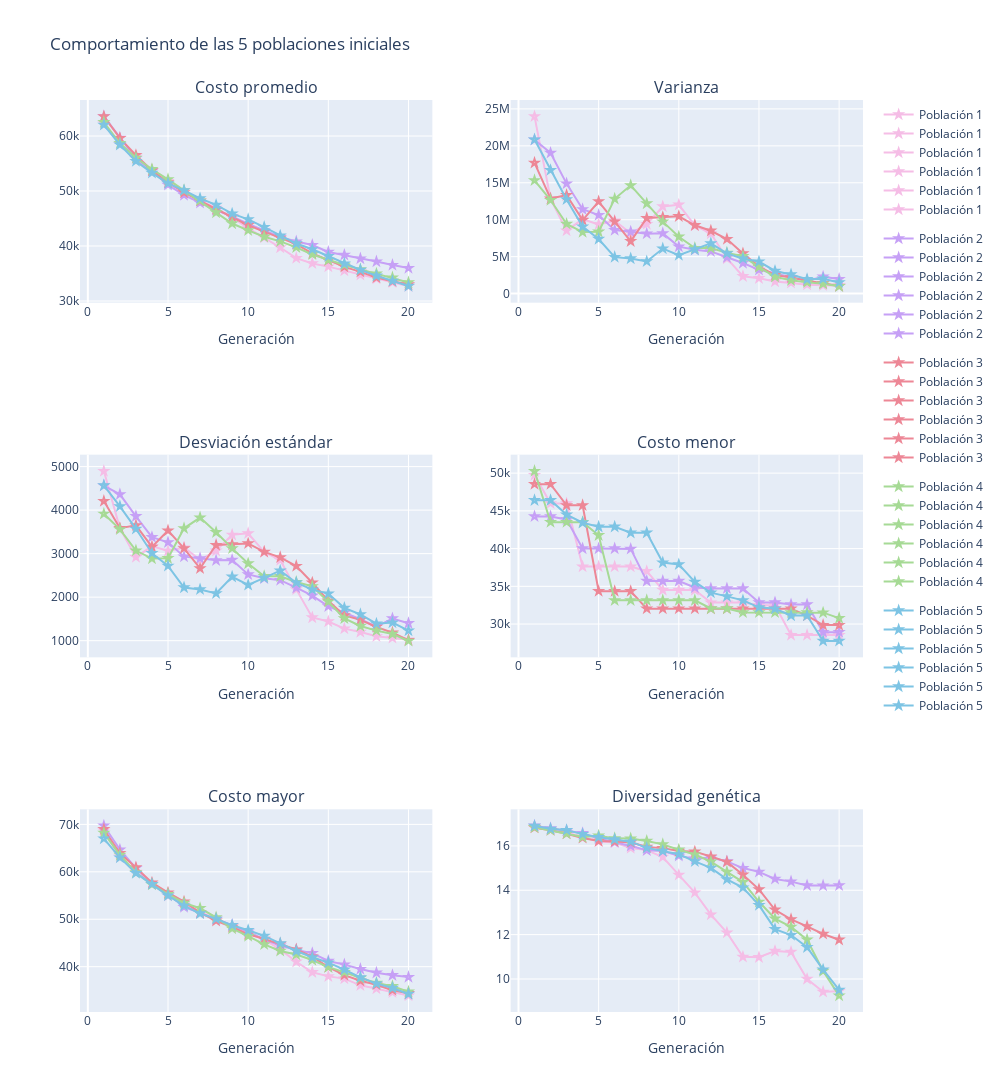

Source (notebook cell):
### Code cell
import plotly.graph_objects as go
from plotly.subplots import make_subplots

# Assuming gen_reports has shape (5, 10, 8)

fig = make_subplots(
    rows=3,
    cols=2,
    subplot_titles=[
        "Costo promedio",
        "Varianza",
        "Desviación estándar",
        "Costo menor",
        "Costo mayor",
        "Diversidad genética",
    ],
    
)

colors = [
    '#f5bde6',  # muted blue
    '#c6a0f6',  # safety orange
    '#ed8796',  # cooked asparagus green
    '#a6da95',  # brick red
    '#7dc4e4',  # muted purple
]

# Plot each metric for each population
for i, pop in enumerate(gen_reports):
    fig.add_trace(
        go.Scatter(
            x=pop[:, 0],
            y=pop[:, 1],
            name=f"Población {i+1}",
            mode="markers+lines",
            marker=dict(symbol="star-dot", size=10,color=colors[i]),
            legendgroup=f"Población {i+1}"
        ),
        row=1,
        col=1,
    )
    fig.add_trace(
        go.Scatter(
            x=pop[:, 0],
            y=pop[:, 2],
            name=f"Población {i+1}",
            mode="markers+lines",
            marker=dict(symbol="star-dot", size=10,color=colors[i]),
            legendgroup=f"Población {i+1}"
        ),
        row=1,
        col=2,
    )
    fig.add_trace(
        go.Scatter(
            x=pop[:, 0],
            y=pop[:, 3],
            name=f"Población {i+1}",
            mode="markers+lines",
            marker=dict(symbol="star-dot", size=10,color=colors[i]),
            legendgroup=f"Población {i+1}"
        ),
        row=2,
        col=1,
    )
    fig.add_trace(
        go.Scatter(
            x=pop[:, 0],
            y=pop[:, 4],
            name=f"Población {i+1}",
            mode="markers+lines",
            marker=dict(symbol="star-dot", size=10,color=colors[i]),
            legendgroup=f"Población {i+1}"
        ),
        row=2,
        col=2,
    )
    fig.add_trace(
        go.Scatter(
            x=pop[:, 0],
            y=pop[:, 5],
            name=f"Población {i+1}",
            mode="markers+lines",
            marker=dict(symbol="star-dot", size=10,color=colors[i]),
            legendgroup=f"Población {i+1}"
        ),
        row=3,
        col=1,
    )
    fig.add_trace(
        go.Scatter(
            x=pop[:, 0],
            y=pop[:, 6],
            name=f"Población {i+1}",
            mode="markers+lines",
            marker=dict(symbol="star-dot", size=10,color=colors[i]),
            legendgroup=f"Población {i+1}"
        ),
        row=3,
        col=2,
    )

# Customize axis labels
for i in range(6):
    fig.update_xaxes(title_text="Generación", row=(i // 2) + 1, col=(i % 2) + 1)

fig.update_layout(
    height=1200, width=1000, title="Comportamiento de las 5 poblaciones iniciales"
)
fig.show()

### Figure 1 — Plotly figure (JSON) as saved in the notebook; plotly's stock layout.template omitted (floating-point values rounded to 4 significant figures)
{"data": [{"legendgroup": "Población 1", "marker": {"color": "#f5bde6", "size": 10, "symbol": "star-dot"}, "mode": "markers+lines", "name": "Población 1", "type": "scatter", "x": [1, 2, 3, 4, 5, 6, 7, 8, 9, 10, 11, 12, 13, 14, 15, 16, 17, 18, 19, 20], "xaxis": "x", "y": [62290.0, 58520.0, 56230.0, 53810.0, 51770.0, 50050.0, 48270.0, 46900.0, 45210.0, 43230.0, 41540.0, 39730.0, 37800.0, 36840.0, 36260.0, 35550.0, 34750.0, 34080.0, 33410.0, 32680.0], "yaxis": "y"}, {"legendgroup": "Población 1", "marker": {"color": "#f5bde6", "size": 10, "symbol": "star-dot"}, "mode": "markers+lines", "name": "Población 1", "type": "scatter", "x": [1, 2, 3, 4, 5, 6, 7, 8, 9, 10, 11, 12, 13, 14, 15, 16, 17, 18, 19, 20], "xaxis": "x2", "y": [23990000.0, 12820000.0, 8518000.0, 10070000.0, 9370000.0, 9854000.0, 8156000.0, 9401000.0, 11790000.0, 12020000.0, 9218000.0, 8132000.0, 4747000.0, 2348000.0, 2076000.0, 1632000.0, 1440000.0, 1211000.0, 1129000.0, 1048000.0], "yaxis": "y2"}, {"legendgroup": "Población 1", "marker": {"color": "#f5bde6", "size": 10, "symbol": "star-dot"}, "mode": "markers+lines", "name": "Población 1", "type": "scatter", "x": [1, 2, 3, 4, 5, 6, 7, 8, 9, 10, 11, 12, 13, 14, 15, 16, 17, 18, 19, 20], "xaxis": "x3", "y": [4898.0, 3580.0, 2918.0, 3173.0, 3061.0, 3139.0, 2856.0, 3066.0, 3433.0, 3467.0, 3036.0, 2852.0, 2179.0, 1532.0, 1441.0, 1277.0, 1200.0, 1101.0, 1062.0, 1024.0], "yaxis": "y3"}, {"legendgroup": "Población 1", "marker": {"color": "#f5bde6", "size": 10, "symbol": "star-dot"}, "mode": "markers+lines", "name": "Población 1", "type": "scatter", "x": [1, 2, 3, 4, 5, 6, 7, 8, 9, 10, 11, 12, 13, 14, 15, 16, 17, 18, 19, 20], "xaxis": "x4", "y": [49740.0, 45990.0, 45990.0, 37620.0, 37620.0, 37620.0, 37620.0, 37010.0, 34520.0, 34520.0, 34520.0, 32850.0, 32850.0, 32850.0, 32506, 32490.0, 28540.0, 28540.0, 28540.0, 28540.0], "yaxis": "y4"}, {"legendgroup": "Población 1", "marker": {"color": "#f5bde6", "size": 10, "symbol": "star-dot"}, "mode": "markers+lines", "name": "Población 1", "type": "scatter", "x": [1, 2, 3, 4, 5, 6, 7, 8, 9, 10, 11, 12, 13, 14, 15, 16, 17, 18, 19, 20], "xaxis": "x5", "y": [68670.0, 63170.0, 59960.0, 57390.0, 54950.0, 53140.0, 51440.0, 50210.0, 48610.0, 47020.0, 45690.0, 43640.0, 41040.0, 38820.0, 37950.0, 37480.0, 36070.0, 35360.0, 34570.0, 33900.0], "yaxis": "y5"}, {"legendgroup": "Población 1", "marker": {"color": "#f5bde6", "size": 10, "symbol": "star-dot"}, "mode": "markers+lines", "name": "Población 1", "type": "scatter", "x": [1, 2, 3, 4, 5, 6, 7, 8, 9, 10, 11, 12, 13, 14, 15, 16, 17, 18, 19, 20], "xaxis": "x6", "y": [16.86, 16.75, 16.61, 16.4, 16.2, 16.15, 15.9, 15.81, 15.5, 14.69, 13.89, 12.9, 12.09, 11, 10.98, 11.26, 11.22, 10, 9.42, 9.45], "yaxis": "y6"}, {"legendgroup": "Población 2", "marker": {"color": "#c6a0f6", "size": 10, "symbol": "star-dot"}, "mode": "markers+lines", "name": "Población 2", "type": "scatter", "x": [1, 2, 3, 4, 5, 6, 7, 8, 9, 10, 11, 12, 13, 14, 15, 16, 17, 18, 19, 20], "xaxis": "x", "y": [63550.0, 59640.0, 55920.0, 53640.0, 51120.0, 49270.0, 47860.0, 46510.0, 45360.0, 44030.0, 42850.0, 41640.0, 40808, 40170.0, 38920.0, 38380.0, 37730.0, 37170.0, 36540.0, 35990.0], "yaxis": "y"}, {"legendgroup": "Población 2", "marker": {"color": "#c6a0f6", "size": 10, "symbol": "star-dot"}, "mode": "markers+lines", "name": "Población 2", "type": "scatter", "x": [1, 2, 3, 4, 5, 6, 7, 8, 9, 10, 11, 12, 13, 14, 15, 16, 17, 18, 19, 20], "xaxis": "x2", "y": [20820000.0, 19040000.0, 14890000.0, 11410000.0, 10630000.0, 8591000.0, 8367000.0, 8106000.0, 8150000.0, 6358000.0, 5928000.0, 5711000.0, 4915000.0, 4136000.0, 3205000.0, 2712000.0, 2229000.0, 1755000.0, 2277000.0, 1960000.0], "yaxis": "y2"}, {"legendgroup": "Población 2", "marker": {"color": "#c6a0f6", "size": 10, "symbol": "star-dot"}, "mode": "markers+lines", "name": "Población 2", "type": "scatter", "x": [1, 2, 3, 4, 5, 6, 7, 8, 9, 10, 11, 12, 13, 14, 15, 16, 17, 18, 19, 20], "xaxis": "x3", "y": [4563.0, 4363.0, 3858.0, 3378.0, 3260.0, 2931.0, 2893.0, 2847.0, 2855.0, 2522.0, 2435.0, 2390.0, 2217.0, 2034.0, 1790.0, 1647.0, 1493.0, 1325.0, 1509.0, 1400.0], "yaxis": "y3"}, {"legendgroup": "Población 2", "marker": {"color": "#c6a0f6", "size": 10, "symbol": "star-dot"}, "mode": "markers+lines", "name": "Población 2", "type": "scatter", "x": [1, 2, 3, 4, 5, 6, 7, 8, 9, 10, 11, 12, 13, 14, 15, 16, 17, 18, 19, 20], "xaxis": "x4", "y": [44270.0, 44270.0, 43870.0, 40020.0, 40020.0, 40020.0, 39960.0, 35710.0, 35710.0, 35710.0, 34850.0, 34720.0, 34720.0, 34720.0, 32870.0, 32870.0, 32600.0, 32600.0, 28920.0, 28920.0], "yaxis": "y4"}, {"legendgroup": "Población 2", "marker": {"color": "#c6a0f6", "size": 10, "symbol": "star-dot"}, "mode": "markers+lines", "name": "Población 2", "type": "scatter", "x": [1, 2, 3, 4, 5, 6, 7, 8, 9, 10, 11, 12, 13, 14, 15, 16, 17, 18, 19, 20], "xaxis": "x5", "y": [69720.0, 64680.0, 60780.0, 57450.0, 55330.0, 52560.0, 51340.0, 49980.0, 48760.0, 47380.0, 45760.0, 44440.0, 43520.0, 42850.0, 41200.0, 40430.0, 39500.0, 38720.0, 38200.0, 37800.0], "yaxis": "y5"}, {"legendgroup": "Población 2", "marker": {"color": "#c6a0f6", "size": 10, "symbol": "star-dot"}, "mode": "markers+lines", "name": "Población 2", "type": "scatter", "x": [1, 2, 3, 4, 5, 6, 7, 8, 9, 10, 11, 12, 13, 14, 15, 16, 17, 18, 19, 20], "xaxis": "x6", "y": [16.91, 16.79, 16.69, 16.57, 16.33, 16.17, 16, 15.8, 15.77, 15.55, 15.42, 15.48, 15.3, 15, 14.83, 14.51, 14.39, 14.22, 14.21, 14.22], "yaxis": "y6"}, {"legendgroup": "Población 3", "marker": {"color": "#ed8796", "size": 10, "symbol": "star-dot"}, "mode": "markers+lines", "name": "Población 3", "type": "scatter", "x": [1, 2, 3, 4, 5, 6, 7, 8, 9, 10, 11, 12, 13, 14, 15, 16, 17, 18, 19, 20], "xaxis": "x", "y": [63560.0, 59610.0, 56490.0, 53720.0, 51550.0, 49730.0, 48220.0, 46700.0, 45310.0, 43780.0, 42610.0, 41470.0, 40340.0, 38670.0, 37390.0, 36210.0, 35300.0, 34270.0, 33580.0, 33010.0], "yaxis": "y"}, {"legendgroup": "Población 3", "marker": {"color": "#ed8796", "size": 10, "symbol": "star-dot"}, "mode": "markers+lines", "name": "Población 3", "type": "scatter", "x": [1, 2, 3, 4, 5, 6, 7, 8, 9, 10, 11, 12, 13, 14, 15, 16, 17, 18, 19, 20], "xaxis": "x2", "y": [17700000.0, 12860000.0, 13330000.0, 9943000.0, 12460000.0, 9742000.0, 7080000.0, 10220000.0, 10330000.0, 10470000.0, 9247000.0, 8502000.0, 7372000.0, 5432000.0, 3679000.0, 2496000.0, 2187000.0, 1730000.0, 1406000.0, 1030000.0], "yaxis": "y2"}, {"legendgroup": "Población 3", "marker": {"color": "#ed8796", "size": 10, "symbol": "star-dot"}, "mode": "markers+lines", "name": "Población 3", "type": "scatter", "x": [1, 2, 3, 4, 5, 6, 7, 8, 9, 10, 11, 12, 13, 14, 15, 16, 17, 18, 19, 20], "xaxis": "x3", "y": [4207.0, 3586.0, 3651.0, 3153.0, 3530.0, 3121.0, 2661.0, 3197.0, 3215.0, 3235.0, 3041.0, 2916.0, 2715.0, 2331.0, 1918.0, 1580.0, 1479.0, 1315.0, 1186.0, 1015.0], "yaxis": "y3"}, {"legendgroup": "Población 3", "marker": {"color": "#ed8796", "size": 10, "symbol": "star-dot"}, "mode": "markers+lines", "name": "Población 3", "type": "scatter", "x": [1, 2, 3, 4, 5, 6, 7, 8, 9, 10, 11, 12, 13, 14, 15, 16, 17, 18, 19, 20], "xaxis": "x4", "y": [48540.0, 48540.0, 45730.0, 45730.0, 34360.0, 34360.0, 34360.0, 32040.0, 32040.0, 32040.0, 32040.0, 32040.0, 32040.0, 32040.0, 32040.0, 32040.0, 32040.0, 31120.0, 29860.0, 29860.0], "yaxis": "y4"}, {"legendgroup": "Población 3", "marker": {"color": "#ed8796", "size": 10, "symbol": "star-dot"}, "mode": "markers+lines", "name": "Población 3", "type": "scatter", "x": [1, 2, 3, 4, 5, 6, 7, 8, 9, 10, 11, 12, 13, 14, 15, 16, 17, 18, 19, 20], "xaxis": "x5", "y": [68970.0, 63910.0, 60920.0, 57700.0, 55610.0, 53700.0, 51390.0, 49690.0, 48370.0, 46830.0, 45870.0, 44820.0, 43610.0, 42140.0, 39930.0, 38220.0, 37020.0, 36200.0, 35050.0, 34400.0], "yaxis": "y5"}, {"legendgroup": "Población 3", "marker": {"color": "#ed8796", "size": 10, "symbol": "star-dot"}, "mode": "markers+lines", "name": "Población 3", "type": "scatter", "x": [1, 2, 3, 4, 5, 6, 7, 8, 9, 10, 11, 12, 13, 14, 15, 16, 17, 18, 19, 20], "xaxis": "x6", "y": [16.82, 16.71, 16.55, 16.36, 16.22, 16.2, 16.16, 15.95, 15.9, 15.77, 15.74, 15.52, 15.28, 14.7, 14.04, 13.12, 12.69, 12.37, 12.03, 11.77], "yaxis": "y6"}, {"legendgroup": "Población 4", "marker": {"color": "#a6da95", "size": 10, "symbol": "star-dot"}, "mode": "markers+lines", "name": "Población 4", "type": "scatter", "x": [1, 2, 3, 4, 5, 6, 7, 8, 9, 10, 11, 12, 13, 14, 15, 16, 17, 18, 19, 20], "xaxis": "x", "y": [62490.0, 58680.0, 56030.0, 53960.0, 52130.0, 50120.0, 48240.0, 46090.0, 44090.0, 42840.0, 41680.0, 40840.0, 39750.0, 38470.0, 37460.0, 36560.0, 35750.0, 34960.0, 34270.0, 33370.0], "yaxis": "y"}, {"legendgroup": "Población 4", "marker": {"color": "#a6da95", "size": 10, "symbol": "star-dot"}, "mode": "markers+lines", "name": "Población 4", "type": "scatter", "x": [1, 2, 3, 4, 5, 6, 7, 8, 9, 10, 11, 12, 13, 14, 15, 16, 17, 18, 19, 20], "xaxis": "x2", "y": [15330000.0, 12660000.0, 9426000.0, 8329000.0, 8371000.0, 12830000.0, 14650000.0, 12190000.0, 9735000.0, 7691000.0, 6154000.0, 6154000.0, 5510000.0, 5061000.0, 3593000.0, 2282000.0, 1789000.0, 1516000.0, 1329000.0, 987700.0], "yaxis": "y2"}, {"legendgroup": "Población 4", "marker": {"color": "#a6da95", "size": 10, "symbol": "star-dot"}, "mode": "markers+lines", "name": "Población 4", "type": "scatter", "x": [1, 2, 3, 4, 5, 6, 7, 8, 9, 10, 11, 12, 13, 14, 15, 16, 17, 18, 19, 20], "xaxis": "x3", "y": [3916.0, 3558.0, 3070.0, 2886.0, 2893.0, 3582.0, 3828.0, 3491.0, 3120.0, 2773.0, 2481.0, 2481.0, 2347.0, 2250.0, 1896.0, 1511.0, 1338.0, 1231.0, 1153.0, 993.8], "yaxis": "y3"}, {"legendgroup": "Población 4", "marker": {"color": "#a6da95", "size": 10, "symbol": "star-dot"}, "mode": "markers+lines", "name": "Población 4", "type": "scatter", "x": [1, 2, 3, 4, 5, 6, 7, 8, 9, 10, 11, 12, 13, 14, 15, 16, 17, 18, 19, 20], "xaxis": "x4", "y": [50280.0, 43500.0, 43500.0, 43500.0, 41770.0, 33150.0, 33150.0, 33150.0, 33150.0, 33150.0, 33150.0, 32060.0, 32060.0, 31540.0, 31540.0, 31540.0, 31540.0, 31540.0, 31510.0, 30790.0], "yaxis": "y4"}, {"legendgroup": "Población 4", "marker": {"color": "#a6da95", "size": 10, "symbol": "star-dot"}, "mode": "markers+lines", "name": "Población 4", "type": "scatter", "x": [1, 2, 3, 4, 5, 6, 7, 8, 9, 10, 11, 12, 13, 14, 15, 16, 17, 18, 19, 20], "xaxis": "x5", "y": [68210.0, 63550.0, 59860.0, 57310.0, 55310.0, 53440.0, 52310.0, 50380.0, 48020.0, 46450.0, 44700.0, 43320.0, 42550.0, 41400.0, 39910.0, 38850.0, 37620.0, 36580.0, 35890.0, 34730.0], "yaxis": "y5"}, {"legendgroup": "Población 4", "marker": {"color": "#a6da95", "size": 10, "symbol": "star-dot"}, "mode": "markers+lines", "name": "Población 4", "type": "scatter", "x": [1, 2, 3, 4, 5, 6, 7, 8, 9, 10, 11, 12, 13, 14, 15, 16, 17, 18, 19, 20], "xaxis": "x6", "y": [16.84, 16.71, 16.55, 16.4, 16.46, 16.34, 16.33, 16.22, 16.07, 15.83, 15.61, 15.29, 14.83, 14.37, 13.48, 12.72, 12.35, 11.77, 10.36, 9.25], "yaxis": "y6"}, {"legendgroup": "Población 5", "marker": {"color": "#7dc4e4", "size": 10, "symbol": "star-dot"}, "mode": "markers+lines", "name": "Población 5", "type": "scatter", "x": [1, 2, 3, 4, 5, 6, 7, 8, 9, 10, 11, 12, 13, 14, 15, 16, 17, 18, 19, 20], "xaxis": "x", "y": [62010.0, 58400.0, 55430.0, 53300.0, 51390.0, 50110.0, 48650.0, 47470.0, 45890.0, 44850.0, 43440.0, 41880.0, 40450.0, 39410.0, 38140.0, 36810.0, 35660.0, 34600.0, 33660.0, 32730.0], "yaxis": "y"}, {"legendgroup": "Población 5", "marker": {"color": "#7dc4e4", "size": 10, "symbol": "star-dot"}, "mode": "markers+lines", "name": "Población 5", "type": "scatter", "x": [1, 2, 3, 4, 5, 6, 7, 8, 9, 10, 11, 12, 13, 14, 15, 16, 17, 18, 19, 20], "xaxis": "x2", "y": [20850000.0, 16710000.0, 12750000.0, 9062000.0, 7385000.0, 4938000.0, 4744000.0, 4354000.0, 6093000.0, 5200000.0, 5964000.0, 6805000.0, 5442000.0, 4725000.0, 4337000.0, 3065000.0, 2579000.0, 1936000.0, 2003000.0, 1513000.0], "yaxis": "y2"}, {"legendgroup": "Población 5", "marker": {"color": "#7dc4e4", "size": 10, "symbol": "star-dot"}, "mode": "markers+lines", "name": "Población 5", "type": "scatter", "x": [1, 2, 3, 4, 5, 6, 7, 8, 9, 10, 11, 12, 13, 14, 15, 16, 17, 18, 19, 20], "xaxis": "x3", "y": [4566.0, 4087.0, 3570.0, 3010.0, 2718.0, 2222.0, 2178.0, 2087.0, 2468.0, 2280.0, 2442.0, 2609.0, 2333.0, 2174.0, 2083.0, 1751.0, 1606.0, 1392.0, 1415.0, 1230.0], "yaxis": "y3"}, {"legendgroup": "Población 5", "marker": {"color": "#7dc4e4", "size": 10, "symbol": "star-dot"}, "mode": "markers+lines", "name": "Población 5", "type": "scatter", "x": [1, 2, 3, 4, 5, 6, 7, 8, 9, 10, 11, 12, 13, 14, 15, 16, 17, 18, 19, 20], "xaxis": "x4", "y": [46410.0, 46410.0, 44510.0, 43430.0, 42900.0, 42900.0, 42110.0, 42110.0, 38150.0, 37910.0, 35580.0, 34160.0, 33670.0, 33140.0, 32220.0, 32040.0, 31130.0, 31130.0, 27760.0, 27760.0], "yaxis": "y4"}, {"legendgroup": "Población 5", "marker": {"color": "#7dc4e4", "size": 10, "symbol": "star-dot"}, "mode": "markers+lines", "name": "Población 5", "type": "scatter", "x": [1, 2, 3, 4, 5, 6, 7, 8, 9, 10, 11, 12, 13, 14, 15, 16, 17, 18, 19, 20], "xaxis": "x5", "y": [67000.0, 63000.0, 59720.0, 57400.0, 55000.0, 52890.0, 51220.0, 50070.0, 48750.0, 47690.0, 46490.0, 44930.0, 43300.0, 41980.0, 40870.0, 39370.0, 37750.0, 36430.0, 35510.0, 34240.0], "yaxis": "y5"}, {"legendgroup": "Población 5", "marker": {"color": "#7dc4e4", "size": 10, "symbol": "star-dot"}, "mode": "markers+lines", "name": "Población 5", "type": "scatter", "x": [1, 2, 3, 4, 5, 6, 7, 8, 9, 10, 11, 12, 13, 14, 15, 16, 17, 18, 19, 20], "xaxis": "x6", "y": [16.9, 16.77, 16.71, 16.53, 16.39, 16.29, 16.19, 15.91, 15.77, 15.62, 15.3, 15.01, 14.49, 14.12, 13.33, 12.25, 11.98, 11.43, 10.42, 9.51], "yaxis": "y6"}], "layout": {"annotations": [{"font": {"size": 16}, "showarrow": false, "text": "Costo promedio", "x": 0.225, "xanchor": "center", "xref": "paper", "y": 1, "yanchor": "bottom", "yref": "paper"}, {"font": {"size": 16}, "showarrow": false, "text": "Varianza", "x": 0.775, "xanchor": "center", "xref": "paper", "y": 1, "yanchor": "bottom", "yref": "paper"}, {"font": {"size": 16}, "showarrow": false, "text": "Desviación estándar", "x": 0.225, "xanchor": "center", "xref": "paper", "y": 0.6111, "yanchor": "bottom", "yref": "paper"}, {"font": {"size": 16}, "showarrow": false, "text": "Costo menor", "x": 0.775, "xanchor": "center", "xref": "paper", "y": 0.6111, "yanchor": "bottom", "yref": "paper"}, {"font": {"size": 16}, "showarrow": false, "text": "Costo mayor", "x": 0.225, "xanchor": "center", "xref": "paper", "y": 0.2222, "yanchor": "bottom", "yref": "paper"}, {"font": {"size": 16}, "showarrow": false, "text": "Diversidad genética", "x": 0.775, "xanchor": "center", "xref": "paper", "y": 0.2222, "yanchor": "bottom", "yref": "paper"}], "height": 1200, "title": {"text": "Comportamiento de las 5 poblaciones iniciales"}, "width": 1000, "xaxis": {"anchor": "y", "domain": [0, 0.45], "title": {"text": "Generación"}}, "xaxis2": {"anchor": "y2", "domain": [0.55, 1], "title": {"text": "Generación"}}, "xaxis3": {"anchor": "y3", "domain": [0, 0.45], "title": {"text": "Generación"}}, "xaxis4": {"anchor": "y4", "domain": [0.55, 1], "title": {"text": "Generación"}}, "xaxis5": {"anchor": "y5", "domain": [0, 0.45], "title": {"text": "Generación"}}, "xaxis6": {"anchor": "y6", "domain": [0.55, 1], "title": {"text": "Generación"}}, "yaxis": {"anchor": "x", "domain": [0.7778, 1]}, "yaxis2": {"anchor": "x2", "domain": [0.7778, 1]}, "yaxis3": {"anchor": "x3", "domain": [0.3889, 0.6111]}, "yaxis4": {"anchor": "x4", "domain": [0.3889, 0.6111]}, "yaxis5": {"anchor": "x5", "domain": [0, 0.2222]}, "yaxis6": {"anchor": "x6", "domain": [0, 0.2222]}}}
